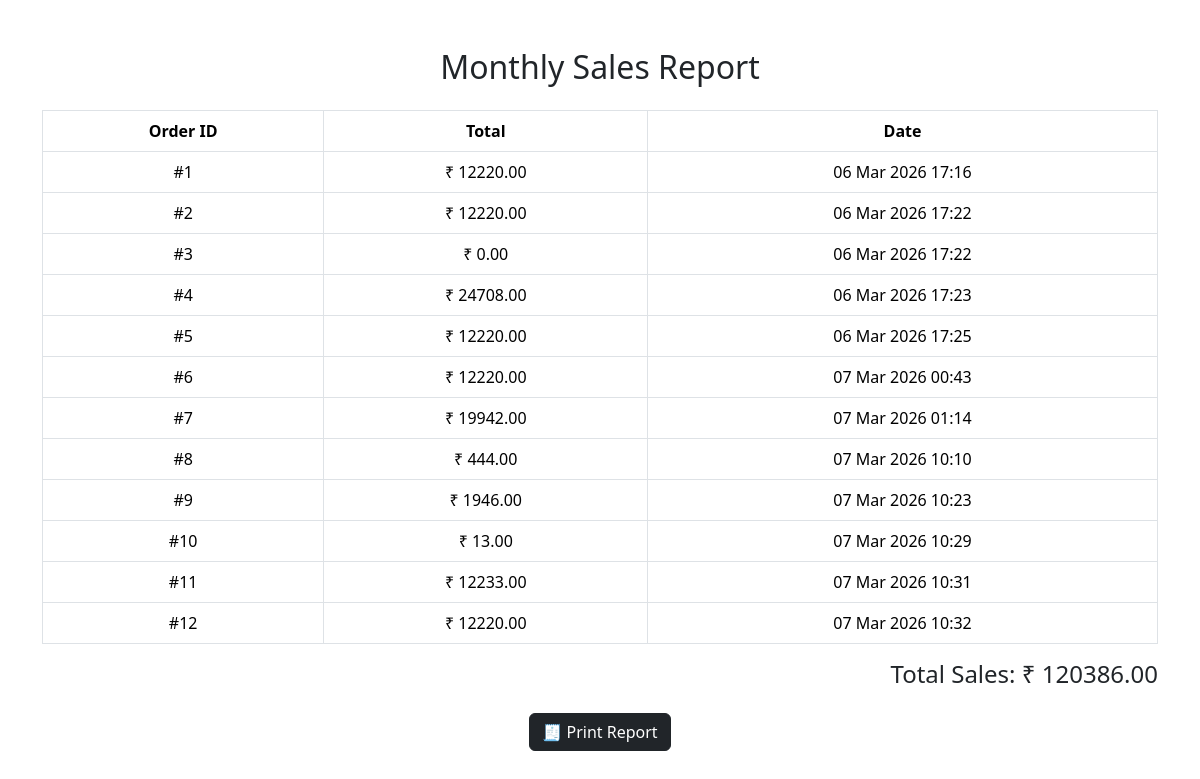
Screenshot of /report/month/ with the database file from the repository.
### menuapp/models.py (models this page shows, shortened)
class Order(models.Model):
    table = models.ForeignKey('Table', on_delete=models.SET_NULL, null=True, blank=True)
    total_amount = models.DecimalField(max_digits=10, decimal_places=2)
    created_at = models.DateTimeField(auto_now_add=True)

### menuapp/views.py (the view)
# urls.py: path('report/month/', views.report_month, name='report_month'),
def report_month(request):
    selected_month = request.GET.get("month")
    if selected_month:
        year, month = selected_month.split("-")
    else:
        today = now()
        year = today.year
        month = today.month
    orders = Order.objects.filter(
        created_at__year=year,
        created_at__month=month
    )
    total = sum(order.total_amount for order in orders)
    return render(request, "menuapp/admin/report_today.html", {
        "orders": orders,
        "total": total,
        "title": "Monthly Sales Report"
    })

### menuapp/context_processors.py (called while the page is built)
def cart_data(request):
    if not request.session.session_key:
        request.session.create()
    session_key = request.session.session_key
    cart_items = Cart.objects.filter(session_key=session_key)
    count = cart_items.count()
    return {
        "cart_items": cart_items,
        "cart_count": count
    }

### menuapp/templates/menuapp/admin/report_today.html (shortened to what this page needs)
<!DOCTYPE html>
<html>
<head>
<link href="https://cdn.jsdelivr.net/npm/bootstrap@5.3.2/dist/css/bootstrap.min.css" rel="stylesheet">
</head>
<body>
<div class="container mt-5">
<h2 class="text-center mb-4">{{ title }}</h2>
<table class="table table-bordered text-center">
<tr>
<th>Order ID</th>
<th>Total</th>
<th>Date</th>
</tr>
{% for order in orders %}
<tr>
<td>#{{ order.id }}</td>
<td>₹ {{ order.total_amount }}</td>
<td>{{ order.created_at|date:"d M Y H:i" }}</td>
</tr>
{% empty %}
<tr>
<td colspan="3" class="text-muted">
No orders found
</td>
</tr>
{% endfor %}
</table>
<div class="text-end mt-3">
<h4>Total Sales: ₹ {{ total }}</h4>
</div>
<div class="text-center mt-4">
<button onclick="window.print()" class="btn btn-dark">
🧾 Print Report
</button>
</div>
</div>
</body>
</html>

### rows the page displays
Order: id "1", total_amount "12220.00", created_at "06 Mar 2026 17:16"
Order: id "2", total_amount "12220.00", created_at "06 Mar 2026 17:22"
Order: id "3", total_amount "0.00", created_at "06 Mar 2026 17:22"
Order: id "4", total_amount "24708.00", created_at "06 Mar 2026 17:23"
Order: id "5", total_amount "12220.00", created_at "06 Mar 2026 17:25"
Order: id "6", total_amount "12220.00", created_at "07 Mar 2026 00:43"
Order: id "7", total_amount "19942.00", created_at "07 Mar 2026 01:14"
Order: id "8", total_amount "444.00", created_at "07 Mar 2026 10:10"
Order: id "9", total_amount "1946.00", created_at "07 Mar 2026 10:23"
Order: id "10", total_amount "13.00", created_at "07 Mar 2026 10:29"
Order: id "11", total_amount "12233.00", created_at "07 Mar 2026 10:31"
Order: id "12", total_amount "12220.00", created_at "07 Mar 2026 10:32"

### other values shown
{{ title }} "Monthly Sales Report"
{{ total }} "120386.00"
